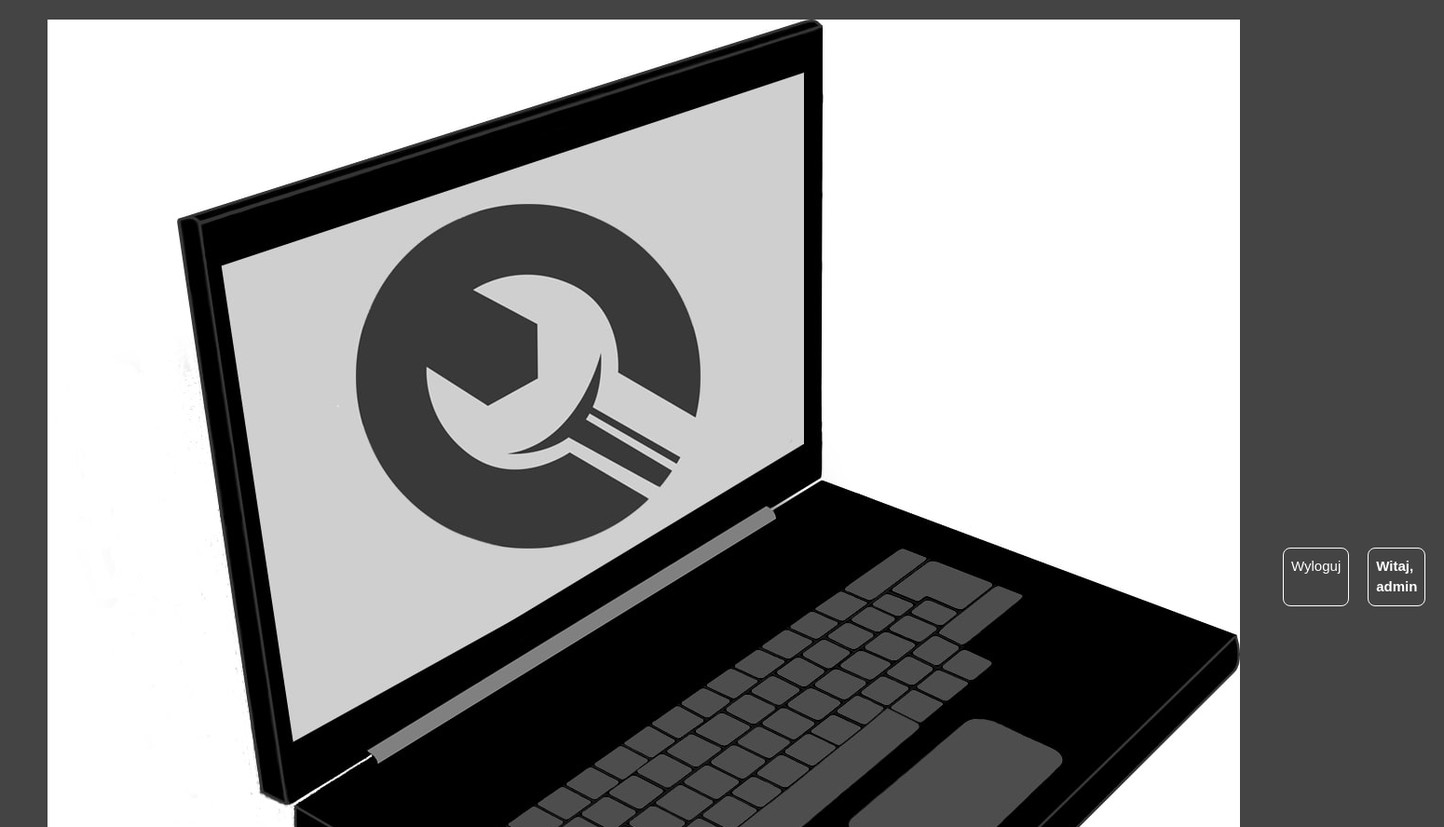
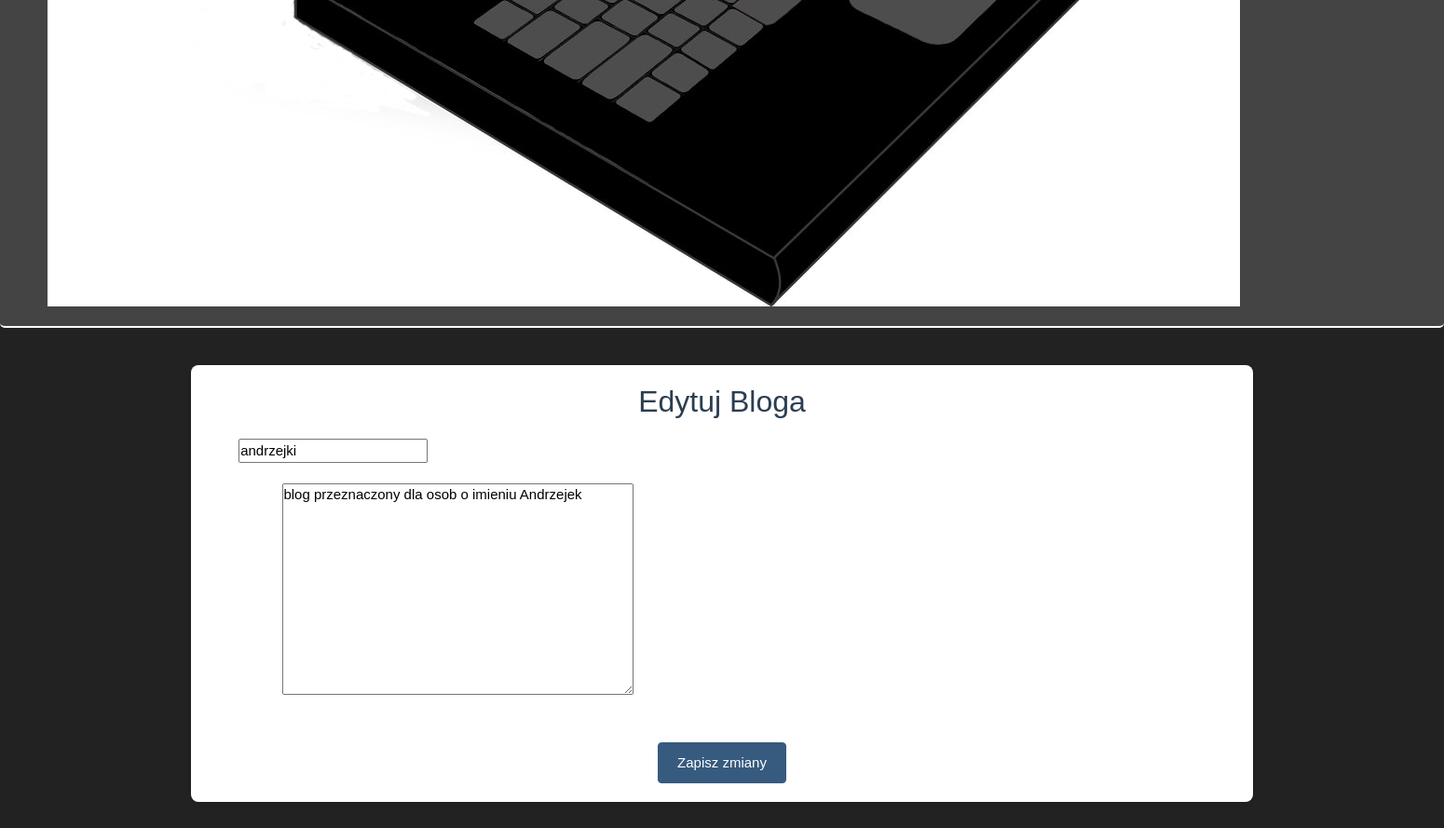
The app's page /blogs/2/edit/ (signed in) with its own data (2 pictures, top to bottom).
### mainapp/models.py (models this page shows)
class Blog(models.Model):
    owner = models.ForeignKey(User, on_delete=models.CASCADE)
    date_of_creation = models.DateTimeField(auto_now_add=True)
    title = models.CharField(max_length=255)
    description = models.TextField(max_length=1000)

### mainapp/views.py (the view)
# urls.py: path('blogs/<int:blog_id>/edit/', views.BlogEditView, name='edit_blog'),
@login_required
def BlogEditView(request, blog_id):
    blog = get_object_or_404(Blog, pk=blog_id)
    if request.user != blog.owner:
        return redirect('homepage')
    if request.method == 'POST':
        form = BlogEditForm(request.POST, instance=blog)
        if form.is_valid():
            form.save()
            return redirect('blog_details', blog_id=blog_id)
    else:
        form = BlogEditForm(instance=blog)
    return render(request, 'edit_blog.html', {'form': form, 'blog': blog})

### mainapp/forms.py
class BlogEditForm(forms.ModelForm):
    class Meta:
        model = Blog
        fields = ('title', 'description')

### mainapp/templates/edit_blog.html (shortened to what this page needs)
<!DOCTYPE html>
<html lang="en">
<head>
    {% load static %}
    <link rel="stylesheet" href="{% static 'css/edit_blog.css' %}">
    <link rel="stylesheet" href="https://cdn.jsdelivr.net/npm/bootswatch@4.5.2/dist/darkly/bootstrap.min.css">
</head>
<body>
<header>
    <nav class="navbar navbar-expand-lg navbar-dark bg-secondary" id="mainNav">
        <div class="container-fluid">
            <a class="navbar-brand" href="{% url 'homepage' %}">
                <img src="/img/logo.jpg" alt="Logo">
            </a>
            <div class="collapse navbar-collapse" id="navbarResponsive">
                <ul class="navbar-nav ml-auto">
                    {% if user.is_authenticated %}
                        <li class="nav-item text-white">
                            <a class="nav-link text-white" href="{% url 'logout' %}">Wyloguj</a>
                        </li>
                        <li class="nav-item text-white">
                            <span class="nav-link text-white font-weight-bold">Witaj, {{ user.username }}</span>
                        </li>
                    {% endif %}
                </ul>
            </div>
        </div>
    </nav>
</header>
<main>
    <div class="container edit-blog-container">
        <h2>Edytuj Bloga</h2>
        <form method="post">
            {{ form.as_p }}
            <button type="submit" class="btn btn-primary">Zapisz zmiany</button>
        </form>
    </div>
</main>
</body>
</html>

### mainapp/static/css/edit_blog.css (style rules this page uses)
* { box-sizing: border-box; margin: 0; padding: 0; font-family: 'Poppins', sans-serif; }
nav { background-color: #a3153b; border-radius: 0 0 5px 5px; border-bottom: 2px solid #FFFFFF; position: fixed; top: 0; width: 100%; z-index: 1000; padding: 10px 0; }
nav ul { list-style-type: none; margin: 0; padding: 0; display: flex; justify-content: center; }
nav li { display: inline-block; margin: 0 10px; border: 1px solid #FFFFFF; border-radius: 8px; }
nav a { display: block; padding: 10px 20px; color: #fff; text-decoration: none; transition: color 0.3s ease; }
body { background-color: #f5f5f5; color: #333; }
.edit-blog-container { background-color: #fff; border-radius: 8px; box-shadow: 0 2px 4px rgba(0, 0, 0, 0.1); padding: 20px; max-width: 600px; margin: 40px auto; }
.edit-blog-container h2 { text-align: center; margin-bottom: 20px; color: #2c3e50; font-size: 2rem; }
.edit-blog-container form { display: flex; flex-direction: column; }
.edit-blog-container form button { align-self: center; padding: 10px 20px; margin-top: 20px; }

### records on screen
Blog: title "andrzejki", description "blog przeznaczony dla osob o imieniu Andrzejek"

### other values on screen
{{ user.username }} "admin"
